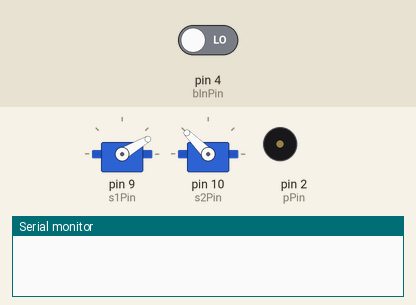
A sketch run on a simulated Arduino Uno, built with avr-gcc and run on an emulated ATmega328P. On the bench: 2 × servo, buzzer (waves = sounding), the last lines printed to the serial monitor. The inputs (shaded band) are chosen by the test bench; at power-on: pin 4 (bInPin) LOW.

Above: at 1.2 s.
1.3 s: pin 4 (bInPin) driven HIGH
At 2.2 s:
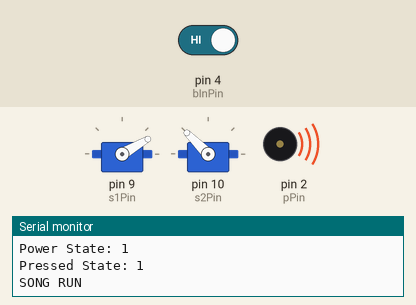
At 3.8 s:
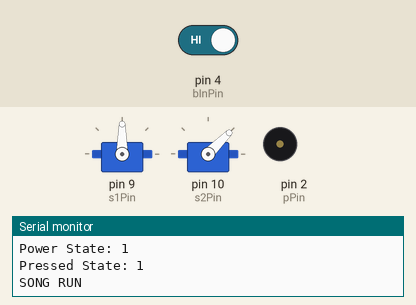
Timing chart, 0 to 10.3 s (numbered marks = the images above; inputs shaded):
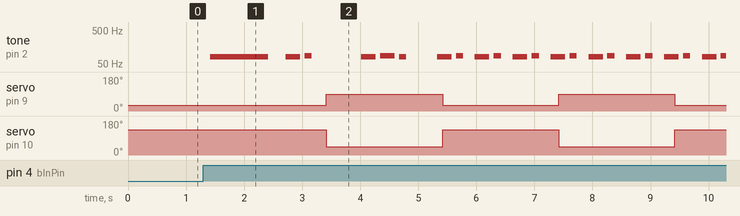

Measured:
- after the input at 1.3 s, tone on pin 2 (pPin): plays 82 Hz for 1.0 s, 82 Hz for 0.25 s, 87 Hz for 0.13 s, 82 Hz for 0.25 s, 87 Hz for 0.25 s, 82 Hz for 0.13 s … (22 notes in this stretch), starting after 0.11 s; servo on pin 9 (s1Pin): alternates 90° for 2.0 s and 30° for 2.0 s, starting after 2.1 s

The sketch:

animatronic.ino
```cpp
#include <Servo.h>
#include <pt.h>
#include "pitches.h"

struct pt motorThread;
struct pt songThread;
struct pt buttonThread;

Servo s1;
Servo s2;

int s1Pin = 9;
int s2Pin = 10;
int pPin = 2;
int bInPin = 4;

bool powerState = false;

int melody[] = {
  NOTE_E2,
  NOTE_E2, NOTE_F2, 0, 0, 0,
  NOTE_E2, NOTE_F2, NOTE_E2, 0, 0,
  NOTE_E2, NOTE_F2, 0, NOTE_E2, NOTE_F2, 0,
  NOTE_E2, NOTE_F2, 0, NOTE_E2, NOTE_F2, 0,
  NOTE_E2, NOTE_F2, 0, NOTE_E2, NOTE_F2, 0,
  NOTE_E2, NOTE_F2, 0, NOTE_E2, NOTE_F2, 0,
  NOTE_E2, NOTE_F2, 0, NOTE_E2, NOTE_F2, 0,
  NOTE_E2, NOTE_F2, 0, NOTE_E2, NOTE_F2, 0,
  0, 0, 0, 0,
};

int durations[] = {
  1,
  4, 8, 8, 4, 4,
  4, 4, 8, 8, 4,
  4, 8, 8, 4, 8, 8,
  4, 8, 8, 4, 8, 8,
  4, 8, 8, 4, 8, 8,
  4, 8, 8, 4, 8, 8,
  4, 8, 8, 4, 8, 8,
  4, 8, 8, 4, 8, 8,
  1, 1, 1, 1,
};

PT_THREAD(motorLoop()) {
  static unsigned long time = 0;
  PT_BEGIN(&motorThread);
  while(1) {
    if(powerState) {
      time = millis();
      PT_WAIT_UNTIL(&motorThread, millis() - time > 2000);
      s1.write(90);
      s2.write(45);
      time = millis();
      PT_WAIT_UNTIL(&motorThread, millis() - time > 2000);
      s1.write(30);
      s2.write(135);
    }
    else {
      time = millis();
      PT_WAIT_UNTIL(&motorThread, millis() - time > 100);
    }
  }
  PT_END(&motorThread);
}

PT_THREAD(songLoop()) {
  static unsigned long time = 0;
  static int pauseBetweenNotes = 0;
  static int thisNote = 0;
  static int dur = 0;
  PT_BEGIN(&songThread);
  while(1) {
      if(powerState) {
        Serial.println("SONG RUN");
        for(thisNote = 0; thisNote < sizeof(melody) / sizeof(int); thisNote++) {
          dur = 1000 / durations[thisNote];
          tone(2, melody[thisNote], dur);
          pauseBetweenNotes = dur * 1.30;
          time = millis();
          PT_WAIT_UNTIL(&songThread, millis() - time > pauseBetweenNotes);
          noTone(2);
        }
      }
      else {
        time = millis();
        PT_WAIT_UNTIL(&songThread, millis() - time > 100);
      }
  }
  PT_END(&songThread);
}

PT_THREAD(buttonLoop()) {
  static int buttonState = 0;
  static bool pressed = false;
  static unsigned long time = 0;
  PT_BEGIN(&buttonThread);
  while(1) {
    buttonState = digitalRead(bInPin);
    if(!pressed && buttonState == HIGH) {
      powerState = !powerState;
      Serial.print("Power State: ");
      Serial.println(powerState);
      pressed = true;
      Serial.print("Pressed State: ");
      Serial.println(pressed);
    }
    else if(pressed && buttonState == LOW) {
      pressed = false;
      Serial.print("Pressed State: ");
      Serial.println(pressed);
    }
    time = millis();
    PT_WAIT_UNTIL(&buttonThread, millis() - time > 100);
  }
  PT_END(&buttonThread);
}

void setup() {
  pinMode(pPin, OUTPUT);
  pinMode(bInPin, INPUT);
  Serial.begin(9600);
  s1.attach(s1Pin);
  s2.attach(s2Pin);
  s1.write(30);
  s2.write(135);

  PT_INIT(&motorThread);
  PT_INIT(&songThread);
  PT_INIT(&buttonThread);
}

void loop() {

  motorLoop();
  songLoop();
  buttonLoop();
}
```

pitches.h
```cpp
#define NOTE_B0  31
#define NOTE_C1  33
#define NOTE_CS1 35
#define NOTE_D1  37
#define NOTE_DS1 39
#define NOTE_E1  41
#define NOTE_F1  44
#define NOTE_FS1 46
#define NOTE_G1  49
#define NOTE_GS1 52
#define NOTE_A1  55
#define NOTE_AS1 58
#define NOTE_B1  62
#define NOTE_C2  65
#define NOTE_CS2 69
#define NOTE_D2  73
#define NOTE_DS2 78
#define NOTE_E2  82
#define NOTE_F2  87
#define NOTE_FS2 93
#define NOTE_G2  98
#define NOTE_GS2 104
#define NOTE_A2  110
#define NOTE_AS2 117
#define NOTE_B2  123
#define NOTE_C3  131
#define NOTE_CS3 139
#define NOTE_D3  147
#define NOTE_DS3 156
#define NOTE_E3  165
#define NOTE_F3  175
#define NOTE_FS3 185
#define NOTE_G3  196
#define NOTE_GS3 208
#define NOTE_A3  220
#define NOTE_AS3 233
#define NOTE_B3  247
#define NOTE_C4  262
#define NOTE_CS4 277
#define NOTE_D4  294
#define NOTE_DS4 311
#define NOTE_E4  330
#define NOTE_F4  349
#define NOTE_FS4 370
#define NOTE_G4  392
#define NOTE_GS4 415
#define NOTE_A4  440
#define NOTE_AS4 466
#define NOTE_B4  494
#define NOTE_C5  523
#define NOTE_CS5 554
#define NOTE_D5  587
#define NOTE_DS5 622
#define NOTE_E5  659
#define NOTE_F5  698
#define NOTE_FS5 740
#define NOTE_G5  784
#define NOTE_GS5 831
#define NOTE_A5  880
#define NOTE_AS5 932
#define NOTE_B5  988
#define NOTE_C6  1047
#define NOTE_CS6 1109
#define NOTE_D6  1175
#define NOTE_DS6 1245
#define NOTE_E6  1319
#define NOTE_F6  1397
#define NOTE_FS6 1480
#define NOTE_G6  1568
#define NOTE_GS6 1661
#define NOTE_A6  1760
#define NOTE_AS6 1865
#define NOTE_B6  1976
#define NOTE_C7  2093
#define NOTE_CS7 2217
#define NOTE_D7  2349
#define NOTE_DS7 2489
#define NOTE_E7  2637
#define NOTE_F7  2794
#define NOTE_FS7 2960
#define NOTE_G7  3136
#define NOTE_GS7 3322
#define NOTE_A7  3520
#define NOTE_AS7 3729
#define NOTE_B7  3951
#define NOTE_C8  4186
#define NOTE_CS8 4435
#define NOTE_D8  4699
#define NOTE_DS8 4978
```
